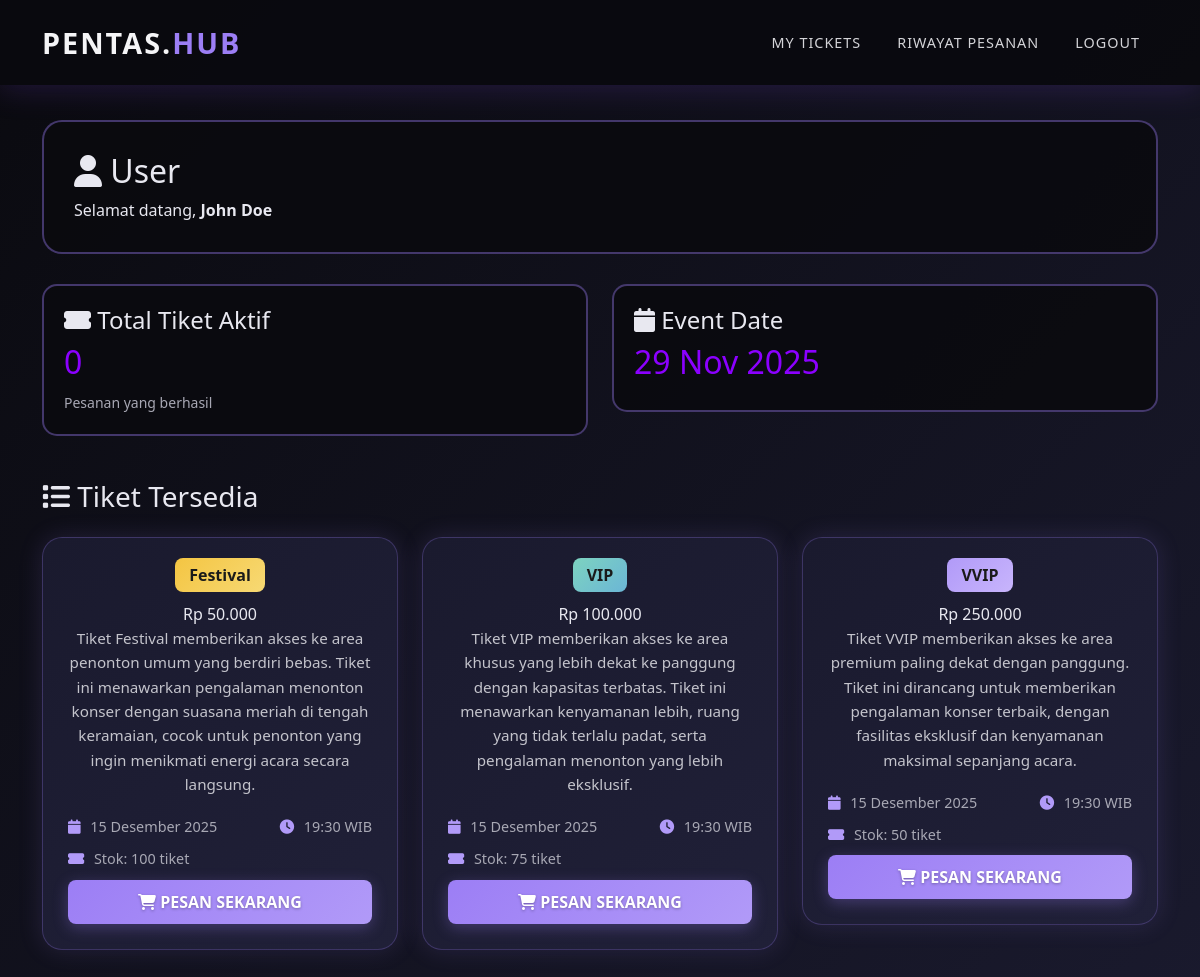
The page /user/dashboard.php (signed in) on the database its author committed.
### tables this page shows
CREATE TABLE `tiket` (
  `id` int(11) NOT NULL,
  `jenis_tiket` varchar(50) NOT NULL,
  `harga` int(11) NOT NULL,
  `stok` int(11) NOT NULL,
  `deskripsi` text DEFAULT NULL,
  `tanggal_event` date NOT NULL,
  `waktu_event` time NOT NULL,
  `lokasi` varchar(200) NOT NULL,
  `gambar` varchar(255) DEFAULT NULL,
  `status` enum('tersedia','habis') DEFAULT 'tersedia',
  `created_at` timestamp NOT NULL DEFAULT current_timestamp()
);

### includes/functions.php (called while the page is built, shortened)
<?php
function formatRupiah($angka) {
    return 'Rp ' . number_format($angka, 0, ',', '.');
}
function formatTanggal($tanggal) {
    $bulan = array(
        1 => 'Januari', 'Februari', 'Maret', 'April', 'Mei', 'Juni',
        'Juli', 'Agustus', 'September', 'Oktober', 'November', 'Desember'
    );
    $split = explode('-', $tanggal);
    return $split[2] . ' ' . $bulan[(int)$split[1]] . ' ' . $split[0];
}
function formatWaktu($waktu) {
    return date('H:i', strtotime($waktu)) . ' WIB';
}
?>

### user/dashboard.php (the view, shortened to what this page needs)
<?php
require_once '../includes/config.php';
require_once '../includes/functions.php';
$user_id = $_SESSION['user_id'];
$stmt = $conn->prepare("SELECT * FROM tiket WHERE status='tersedia' AND stok > 0 ORDER BY harga ASC");
$stmt->execute();
$result_tiket = $stmt->get_result();
$stmt_count = $conn->prepare("SELECT COUNT(*) as total FROM pesanan WHERE user_id=? AND status_pesanan != 'dibatalkan'");
$stmt_count->bind_param("i", $user_id);
$stmt_count->execute();
$count = $stmt_count->get_result()->fetch_assoc();
$total_pesanan = $count['total'];
?>
<!DOCTYPE html>
<html lang="id">
<head>
    <link href="https://cdn.jsdelivr.net/npm/bootstrap@5.3.0/dist/css/bootstrap.min.css" rel="stylesheet">
    <link rel="stylesheet" href="../assets/css/styles.css">
    <link rel="stylesheet" href="https://cdnjs.cloudflare.com/ajax/libs/font-awesome/6.4.0/css/all.min.css">
</head>
<body>
    <nav class="navbar navbar-expand-lg navbar-dark fixed-top">
        <div class="container">
            <a class="navbar-brand" href="../index.php">
                PENTAS.<span>HUB</span>
            </a>
            <div class="collapse navbar-collapse" id="navbarNav">
                <ul class="navbar-nav ms-auto">
                    <li class="nav-item">
                        <a class="nav-link active" href="dashboard.php">My Tickets</a>
                    </li>
                    <li class="nav-item">
                        <a class="nav-link" href="riwayat.php">Riwayat Pesanan</a>
                    </li>
                    <li class="nav-item">
                        <a class="nav-link" href="../logout.php">Logout</a>
                    </li>
                </ul>
            </div>
        </div>
    </nav>
    <div class="dashboard-container" style="margin-top: 80px;">
        <div class="container">
            <div class="dashboard-header">
                <h2>
                    <i class="fas fa-user"></i> User
                </h2>
                <p class="mb-0">Selamat datang, <strong><?= htmlspecialchars($_SESSION['nama']) ?></strong></p>
            </div>
            <div class="row mb-4">
                <div class="col-md-6">
                    <div class="card-custom">
                        <h4><i class="fas fa-ticket-alt"></i> Total Tiket Aktif</h4>
                        <h2 style="color: #8b00ff;"><?= $total_pesanan ?></h2>
                        <small class="text-muted">Pesanan yang berhasil</small>
                    </div>
                </div>
                <div class="col-md-6">
                    <div class="card-custom">
                        <h4><i class="fas fa-calendar"></i> Event Date</h4>
                        <h2 style="color: #8b00ff;">29 Nov 2025</h2>
                    </div>
                </div>
            </div>
            <h3 class="mb-4">
                <i class="fas fa-list"></i> Tiket Tersedia
            </h3>
            <?php if($result_tiket->num_rows == 0): ?>
                <div class="alert alert-info text-center">
                    <i class="fas fa-info-circle"></i>
                    Tidak ada tiket yang tersedia saat ini.
                </div>
            <?php else: ?>
            <div class="row">
                <?php while($tiket = $result_tiket->fetch_assoc()): ?>
                <div class="col-md-4 mb-4">
                    <div class="ticket-card">
                        <div class="ticket-type">
                            <?php if($tiket['jenis_tiket'] == 'VVIP'): ?>
                                <span class="badge-vvip"><?= htmlspecialchars($tiket['jenis_tiket']) ?></span>
                            <?php elseif($tiket['jenis_tiket'] == 'VIP'): ?>
                                <span class="badge-vip"><?= htmlspecialchars($tiket['jenis_tiket']) ?></span>
                            <?php else: ?>
                                <span class="badge-festival"><?= htmlspecialchars($tiket['jenis_tiket']) ?></span>
                            <?php endif; ?>
                        </div>
                        <div class="ticket-price">
                            <?= formatRupiah($tiket['harga']) ?>
                        </div>
                        <div class="ticket-desc">
                            <?= nl2br(htmlspecialchars($tiket['deskripsi'])) ?>
                        </div>
                        <div class="ticket-info">
                            <div>
                                <i class="fas fa-calendar"></i>
                                <?= formatTanggal($tiket['tanggal_event']) ?>
                            </div>
                            <div>
                                <i class="fas fa-clock"></i>
                                <?= formatWaktu($tiket['waktu_event']) ?>
                            </div>
                        </div>
                        <div class="ticket-info">
                            <div>
                                <i class="fas fa-ticket-alt"></i>
                                Stok: <?= $tiket['stok'] ?> tiket
                            </div>
                        </div>
                        <a href="pesan_tiket.php?id=<?= $tiket['id'] ?>" class="btn btn-book">
                            <i class="fas fa-shopping-cart"></i> PESAN SEKARANG
                        </a>
                    </div>
                </div>
                <?php endwhile; ?>
            </div>
            <?php endif; ?>
        </div>
    </div>
</body>
</html>

### assets/css/styles.css (style rules this page uses)
* { margin: 0; padding: 0; box-sizing: border-box; }
body { font-family: 'Segoe UI', Tahoma, Geneva, Verdana, sans-serif; background: linear-gradient(135deg, #0a0a0f 0%, #1a1a2e 100%); color: #e8e8f0; min-height: 100vh; }
.navbar { background: rgba(10, 10, 15, 0.95) !important; box-shadow: 0 4px 30px rgba(103, 58, 183, 0.25); padding: 1rem 0; }
.navbar-brand { font-size: 1.8rem; font-weight: bold; color: #f5f5f7 !important; text-transform: uppercase; letter-spacing: 2px; }
.navbar-brand span { color: #9c7ef5; }
.nav-link { color: #d4d4d8 !important; margin: 0 10px; transition: all 0.3s ease; text-transform: uppercase; font-size: 0.9rem; letter-spacing: 1px; }
.btn-book { background: linear-gradient(135deg, #9c7ef5 0%, #b19af8 100%); border: none; color: #ffffff; font-weight: 700; text-shadow: 0 1px 3px rgba(0, 0, 0, 0.3); box-shadow: 0 4px 15px rgba(156, 126, 245, 0.3); transition: all 0.3s ease; display: inline-block; width: 100%; padding: 10px 15px; border-radius: 8px; text-align: center; }
.ticket-card { position: relative; z-index: 1; background: linear-gradient(145deg, #1a1a2e 0%, #202038 100%); border: 1px solid rgba(156, 126, 245, 0.25); border-radius: 20px; padding: 25px; margin-bottom: 30px; text-align: center; box-shadow: 0 0 25px rgba(156, 126, 245, 0.15); transition: all 0.3s ease; }
.ticket-type { margin-bottom: 15px; }
.badge-festival { background: linear-gradient(135deg, #f4c542 0%, #f7d974 100%); color: #1a1a1a; text-shadow: none; font-weight: 800; padding: 6px 14px; border-radius: 8px; }
.badge-vvip { background: linear-gradient(135deg, #b19af8 0%, #c8b5fc 100%); color: #1a1a1a; font-weight: 800; padding: 6px 14px; border-radius: 8px; }
.badge-vip { background: linear-gradient(135deg, #7dd3c0 0%, #6bb6d6 100%); color: #1a1a1a; font-weight: 800; padding: 6px 14px; border-radius: 8px; }
.badge-festival { background: linear-gradient(135deg, #f4c542 0%, #f7d974 100%); color: #1a1a1a; font-weight: 800; padding: 6px 14px; border-radius: 8px; }
.ticket-desc { color: #c4c4cc; line-height: 1.6; font-size: 0.95rem; margin-bottom: 20px; min-height: 70px; }
.ticket-info { display: flex; justify-content: space-between; color: #a8a8b4; font-size: 0.9rem; margin-bottom: 10px; }
.ticket-info i { color: #b19af8; margin-right: 6px; }
.dashboard-container { padding: 40px 0; min-height: 100vh; }
.dashboard-header { background: rgba(10, 10, 15, 0.9); border: 2px solid rgba(156, 126, 245, 0.4); border-radius: 20px; padding: 30px; margin-bottom: 30px; }
.card-custom { background: rgba(10, 10, 15, 0.9); border: 2px solid rgba(156, 126, 245, 0.4); border-radius: 15px; padding: 20px; margin-bottom: 20px; transition: all 0.3s ease; }
.text-muted { color: #a8a8b4 !important; }

### rows shown on the page
tiket: jenis_tiket "Festival", harga "Rp 50.000", deskripsi "Tiket Festival memberikan akses ke area penonton umum yang berdiri bebas. Tiket ini menawarkan pengalaman menonton konser dengan suasana meriah di tengah keramaian, cocok untuk penonton yang ingin menikmati energi acara secara langsung.", tanggal_event "15 Desember 2025", waktu_event "19:30 WIB", stok "100"
tiket: jenis_tiket "VIP", harga "Rp 100.000", deskripsi "Tiket VIP memberikan akses ke area khusus yang lebih dekat ke panggung dengan kapasitas terbatas. Tiket ini menawarkan kenyamanan lebih, ruang yang tidak terlalu padat, serta pengalaman menonton yang lebih eksklusif.", tanggal_event "15 Desember 2025", waktu_event "19:30 WIB", stok "75"
tiket: jenis_tiket "VVIP", harga "Rp 250.000", deskripsi "Tiket VVIP memberikan akses ke area premium paling dekat dengan panggung. Tiket ini dirancang untuk memberikan pengalaman konser terbaik, dengan fasilitas eksklusif dan kenyamanan maksimal sepanjang acara.", tanggal_event "15 Desember 2025", waktu_event "19:30 WIB", stok "50"

### other values the page prints
$_SESSION['nama'] "John Doe"
$total_pesanan "0"
